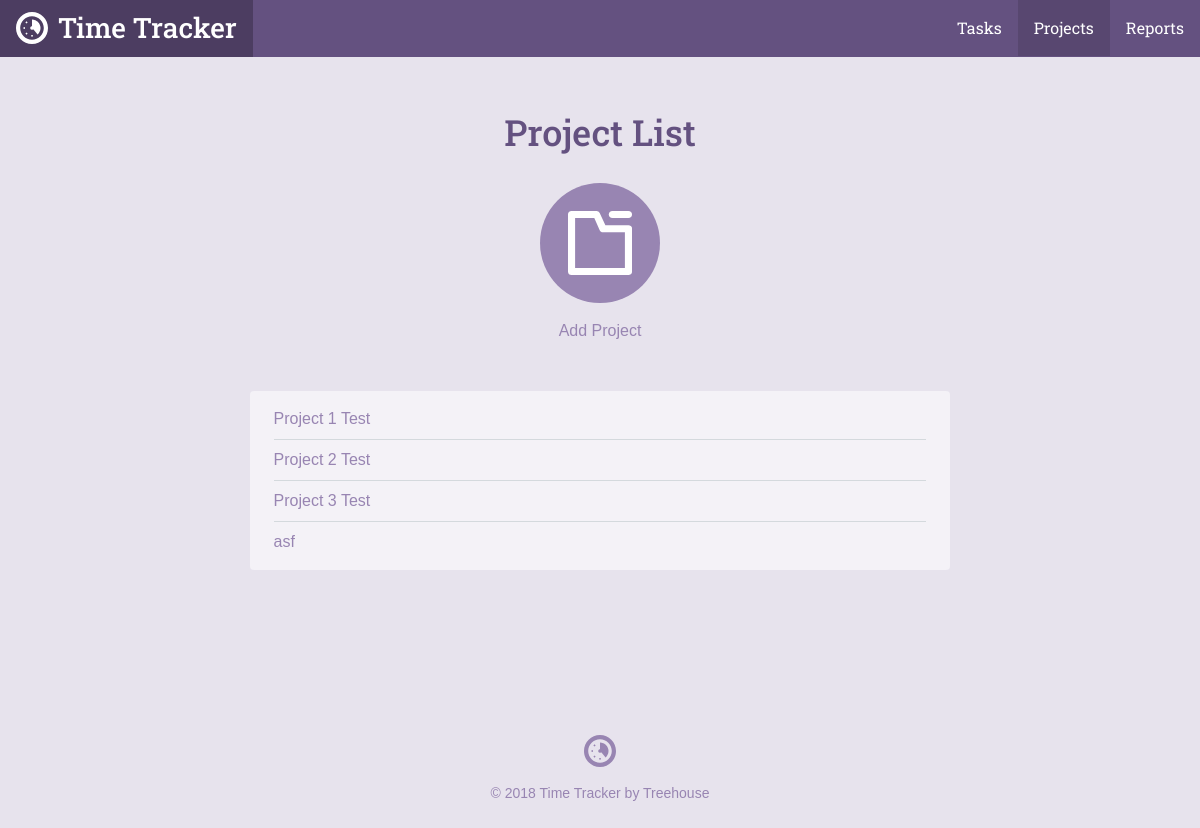
Page /project_list.php on the earlier database version.
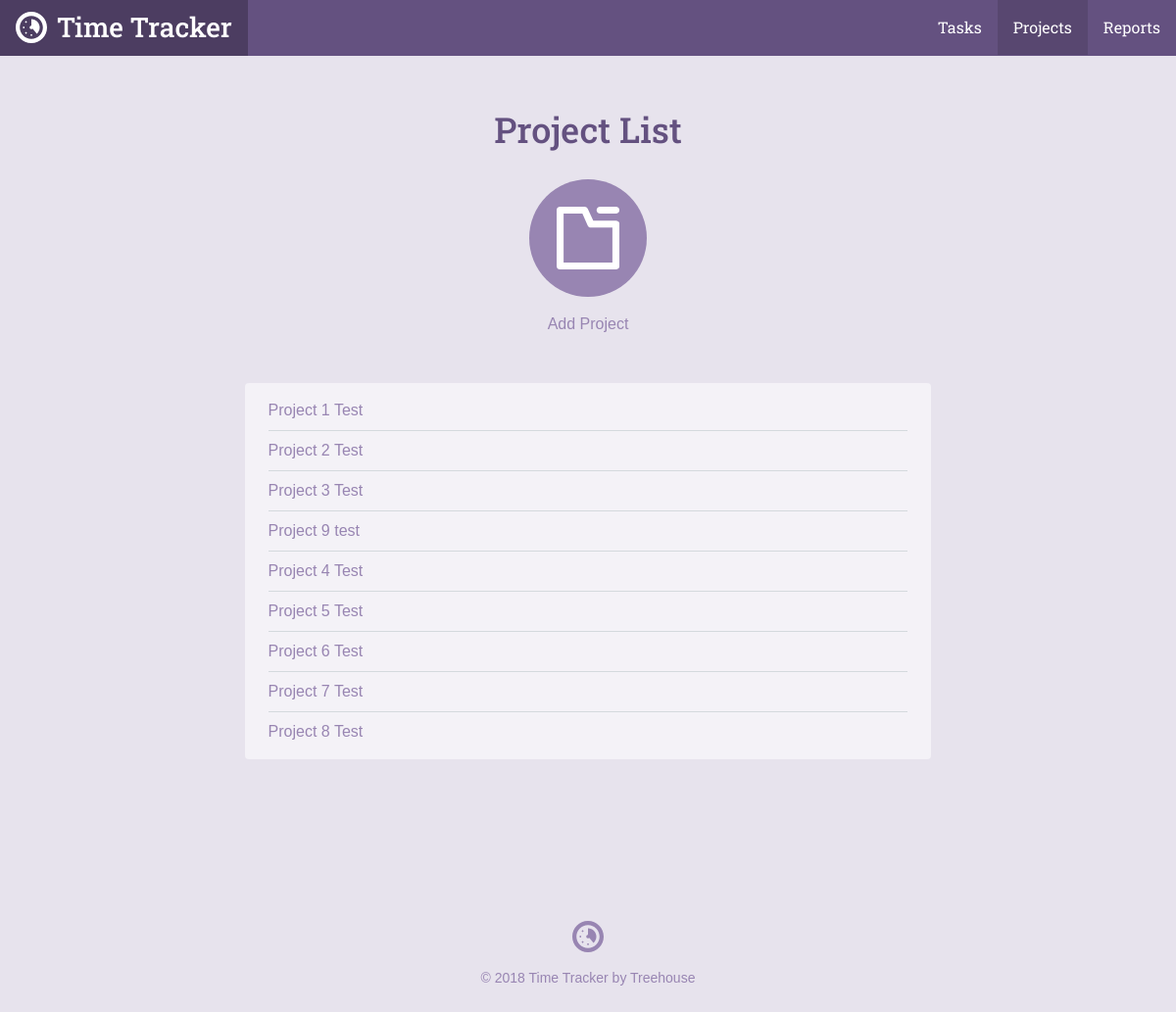
Same page on the later database version.
### tables this page shows
CREATE TABLE `projects` (
	`project_id`	INTEGER PRIMARY KEY AUTOINCREMENT,
	`title`	TEXT NOT NULL,
	`category`	TEXT NOT NULL
);

### inc/functions.php (called while the page is built, shortened)
<?php
function getProjectList()
{
    include "connection.php";
    try {
        return $db->query('SELECT project_id, title, category FROM projects');
    } catch (Exception $e) {
        echo "Error: ".$e->getMessage()."<br/>";
        return [];
    }
}

### project_list.php (the view, shortened to what this page needs)
<?php
require 'inc/functions.php';
$page = "projects";
include 'inc/header.php';
?>
<div class="section catalog random">
    <div class="col-container page-container">
        <div class="col col-70-md col-60-lg col-center">
            <h1 class="actions-header">Project List</h1>
            <div class="actions-item">
                <a class="actions-link" href="project.php">
                <span class="actions-icon">
                  <svg viewbox="0 0 64 64"><use xlink:href="#project_icon"></use></svg>
                </span>
                Add Project
                </a>
            </div>
            <div class="form-container">
                <ul class="items">
                    <?php
                    foreach (getProjectList() as $item) {
                        echo "<li><a href='project.php?id=".$item['project_id']."'>". $item['title'] ."</a></li>";
                    }
                    ?>
                </ul>
            </div>
        </div>
    </div>
</div>
<?php include("inc/footer.php"); ?>

### inc/header.php (shortened to what this page needs)
<html>
<head>
	<link rel="stylesheet" href="css/style.css" type="text/css">
</head>
<body>
	<header class="header">
    <div class="col-container">
  		<h1>
        <a class="logo" href="./">
          <svg viewbox="0 0 64 64" class="logo-icon"><use xlink:href="#logo_icon"></use></svg>
          <span class="logo-name">Time Tracker</span>
        </a>
      </h1>
  		<ul class="nav">
        <li class="nav-item tasks<?php if ($page == "tasks") { echo " on"; } ?>"><a class="nav-link" href="task_list.php">Tasks</a></li>
        <li class="nav-item projects<?php if ($page == "projects") { echo " on"; } ?>"><a class="nav-link" href="project_list.php">Projects</a></li>
        <li class="nav-item reports<?php if ($page == "reports") { echo " on"; } ?>"><a class="nav-link" href="reports.php">Reports</a></li>
      </ul>
    </div>
  </header>
	<div id="content">

### inc/footer.php
</div>
	<footer class="footer">
    <div class="col-container">
      <svg viewbox="0 0 64 64" class="logo-icon"><use xlink:href="#logo_icon"></use></svg>
  		<p class="footer-copy">&copy; <?php echo date("Y"); ?> Time Tracker by Treehouse</p>
    </div>
	</footer>
</body>
</html>

### css/style.css (style rules this page uses)
*,:after,:before { box-sizing:border-box }
html { font-family:sans-serif;-ms-text-size-adjust:100%;-webkit-text-size-adjust:100% }
body { margin:0 }
article,aside,details,figcaption,figure,footer,header,hgroup,main,menu,nav,section,summary { display:block }
a { background-color:transparent }
h1 { font-size:2em;margin:.67em 0 }
svg:not(:root) { overflow:hidden }
html { font-size:100%;line-height:1.5;-webkit-tap-highlight-color:transparent }
body { font-size:1rem;font-family:"Gotham Rounded A","Gotham Rounded B","Helvetica",Helvetica,Arial,sans-serif;font-style:normal;font-weight:400 }
.col { float:left;width:100% }
.col-container:before,.col-container:after { content:" ";display:table }
.col-container:after { clear:both }
.col-center { float:none;margin:0 auto }
@media screen and (min-width: 680px) { .col-70-md { width:70% !important } }
@media screen and (min-width: 960px) { .col-60-lg { width:60% !important } }
h1,h2,h3,h4,h5,h6 { color:#40484a;display:block;font-weight:500;margin:0;text-rendering:optimizeLegibility }
h1 { font-size:2.25rem }
p { color:#576366;font-size:1rem;line-height:1.5;margin:0 }
a { color:#3f8abf;cursor:pointer;transition:color 300ms 0s ease;text-decoration:none }
ul,ol { margin:0;padding:0 0 0 2rem }
body { background-color:#e7e3ed }
h1,h2,h3,h4,h5,h6 { color:#645180;font-family:"Roboto Slab", Helvetica, Arial, sans-serif }
p { color:#7D669E }
.header { background-color:#645180;overflow:hidden }
.header h1 { float:left }
.col-container { margin:0 auto;max-width:1200px }
.logo { display:inline-block;transition:background 200ms ease-in-out }
@media screen { .logo { padding:.4rem 1rem .7rem } }
@media screen and (min-width: 680px) { .logo { padding:.45rem 1rem .5rem } }
.logo-icon { width:32px;fill:#fff;margin-top:5px;float:left }
.footer .logo-icon { float:none;margin-bottom:1rem;fill:#9885b2 }
.logo-name { color:#fff;font-family:"Roboto Slab", Helvetica, Arial, sans-serif;margin-left:10px;font-size:1.75rem }
@media screen { .logo-name { display:none } }
@media screen and (min-width: 680px) { .logo-name { display:inline } }
.nav { float:right;list-style:none }
.nav-item { float:left }
.nav-item.on .nav-link { background-color:#584770;cursor:default }
.nav-link { color:#fff;font-family:"Roboto Slab", Helvetica, Arial, sans-serif;transition:background 200ms ease-in-out;padding:1rem;display:inline-block }
@media screen { .nav-link { font-size:15px } }
@media screen and (min-width: 680px) { .nav-link { font-size:16px } }
.actions-header { margin-bottom:1.5rem }
.actions-item { margin:0 1.5rem }
@media screen and (min-width: 680px) { .actions-item { display:inline-block;float:left } }
.page-container .actions-item { float:none }
.actions-link { transition:color 200ms ease-in-out;color:#9885b2;display:block }
@media screen { .actions-link { margin-bottom:2rem } }
@media screen and (min-width: 680px) { .actions-link { margin-bottom:0 } }
.actions-icon { width:120px;height:120px;transition:background 200ms ease-in-out;display:block;background-color:#9885b2;border-radius:9999px }
@media screen { .actions-icon { margin-bottom:.5rem } }
@media screen and (min-width: 680px) { .actions-icon { margin-bottom:1rem } }
.actions-icon svg { width:64px;height:64px;margin-top:28px;fill:#fff;display:inline-block }
.page-container .actions-icon { margin-left:auto;margin-right:auto }
.page-container { text-align:center }
@media screen { .page-container { padding:1.5rem 1rem 0 1rem } }
@media screen and (min-width: 680px) { .page-container { padding-top:3rem } }
.form-container { background-color:#f4f2f7;border-radius:4px }
@media screen { .form-container { padding:.5rem 1.5rem;margin-top:.5rem;margin-bottom:1.5rem } }
@media screen and (min-width: 680px) { .form-container { padding:.5rem 1.5rem;margin-top:3rem;margin-bottom:0 } }
.form-container a { color:#9885b2 }
.items { list-style:none;overflow:hidden;padding:0;margin:0 }
.items li { position:relative;text-align:left;border-bottom:solid 1px #d4d9dd;padding-top:.5rem;padding-bottom:.5rem }
.items li:last-child { border-bottom:none !important }
.items a { color:#9885b2 }
.footer { padding:5rem 0 0 0;text-align:center }
@media screen { .footer { margin-top:1.5rem;margin-bottom:1.5rem } }
@media screen and (min-width: 680px) { .footer { margin-top:5rem } }
.footer-copy { font-size:.875rem;color:#9885b2 }

Differences in the rows shown:
changed projects: title "asf" → "Project 9 test"
added projects: title "Project 4 Test"
added projects: title "Project 5 Test"
added projects: title "Project 6 Test"
added projects: title "Project 7 Test"
added projects: title "Project 8 Test"
